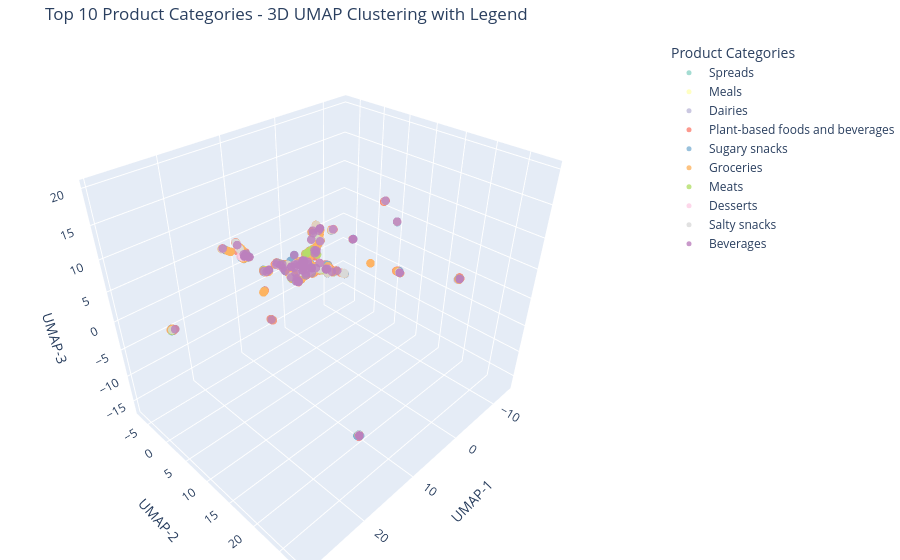

The cell this chart's notebook holds for it:
### Markdown cell above
Visulaizing products from United States in a 3D plane

### Code cell
import umap.umap_ as umap

# Step 1: Drop missing category_level_1
# df_filtered = df_sample.dropna(subset=['category_level_1'])

# Step 2: Get Top 10 frequent categories
top_10_categories = df_filtered['category_level_1'].value_counts().nlargest(10).index

# Step 3: Keep only products belonging to Top 10 categories
df_top10 = df_filtered[df_filtered['category_level_1'].isin(top_10_categories)].reset_index(drop=True)

# Step 4: Get corresponding embeddings
embeddings_top10 = embeddings[:len(df_top10)]

# Step 5: UMAP 3D projection
umap_model = umap.UMAP(n_components=3, random_state=42)
embedding_3d = umap_model.fit_transform(embeddings_top10)

# Step 6: Prepare category labels
df_top10 = df_top10.copy()
df_top10['UMAP-1'] = embedding_3d[:, 0]
df_top10['UMAP-2'] = embedding_3d[:, 1]
df_top10['UMAP-3'] = embedding_3d[:, 2]

# Step 7: Create colors for categories
unique_cats = df_top10['category_level_1'].unique()
colors = px.colors.qualitative.Set3  # Beautiful categorical colors
color_map = {cat: colors[i % len(colors)] for i, cat in enumerate(unique_cats)}

# Step 8: Create traces (one per category)
fig = go.Figure()

for cat in unique_cats:
    cat_data = df_top10[df_top10['category_level_1'] == cat]
    fig.add_trace(go.Scatter3d(
        x=cat_data['UMAP-1'],
        y=cat_data['UMAP-2'],
        z=cat_data['UMAP-3'],
        mode='markers',
        name=cat,  # Legend label
        marker=dict(
            size=5,
            color=color_map[cat],
            opacity=0.8
        ),
        text=cat_data['product_name'],  # Hover shows product name
        hoverinfo='text'
    ))

# Step 9: Update layout
fig.update_layout(
    title="Top 10 Product Categories - 3D UMAP Clustering with Legend",
    scene=dict(
        xaxis_title='UMAP-1',
        yaxis_title='UMAP-2',
        zaxis_title='UMAP-3'
    ),
    legend=dict(
        title="Product Categories",
        x=1.02,  # Move legend outside plot
        y=1
    ),
    margin=dict(l=0, r=0, b=0, t=40)
)

fig.show()
fig.to_image(format="png", width=800, height=600, scale=2)
fig.write_image("3D_UMAP_Clustering.png")

### Figure 1 — Plotly figure (JSON) as saved in the notebook; plotly's stock layout.template omitted (floating-point values rounded to 4 significant figures; data arrays with more than 128 entries replaced by an {"elided": "..."} marker saying what was removed)
{"data": [{"hoverinfo": "text", "marker": {"color": "rgb(141,211,199)", "opacity": 0.8, "size": 5}, "mode": "markers", "name": "Spreads", "text": ["mostly mesquite honey", "Whipped Cream Cheese Spread", "Clover Honey", "Country Crock Calcium Plus Vitamin D, 39% Vegetable Oil Spread", "Country Crock Original 53% Vegetable Oil Spread ", "Country Crock", "Smart Balance, Dairy Free Imitation Butter, Original", "Imitation Butter", "Hershey's Spread Chocolate", "Organic Butter Salted", "Original", "45% Vegetable Oil Spread", "Spray Butter", "Queso fresco & chipotle flavor", "Honey with Comb", "100% Pure Honey", "Creamy Cheddar Cheese Sauce", "Grade AA Butter", "Goat Milk Butter", "Olive Tapenade Spread", "Salted Butter", "Whipped sandwich spread", "Natural Applesauce", "Cultured Butter, unsalted", "Clover Honey", "Organic Hawaiian Honey Ohi'a Lehua Blossom", "Sweat Cream Butter", "Grade AA Unsalted Butter", "Pure Irish Butter", "Reduced Fat Irish Butter", "Pure Honey", "Avocado Honey"], "type": "scatter3d", "x": [2.92, 29.19, 12.44, 3.52, 3.636, 3.436, 12.4, 4.21, 3.017, 7.15, 7.177, 1.552, 7.235, 6.173, 10.83, 5.697, 29.1, 4.5, 2.084, 2.876, 11.86, 10.57, 7.313, 8.407, 2.534, -0.1989, 3.138, 5.141, 8.484, 10.11, 10.45, 3.586], "y": [3.098, 5.022, -7.031, 3.581, 3.615, 3.583, -7.034, 2.033, 3.237, 2.573, 19.37, 7.835, 19.43, 1.182, -4.331, 13.06, 4.963, 1.806, 0.3943, 1.134, 2.605, -4.425, -2.697, 1.064, 0.5057, 3.754, 1.594, 1.542, 0.6043, -3.978, 19.68, 5.811], "z": [4.602, 4.976, 4.54, 7.62, 7.77, 7.677, 4.526, 0.7857, 4.442, 2.415, 19.81, 1.968, 19.87, 3.299, 3.657, 11.58, 5.101, 2.34, 0.1698, 0.7996, 4.822, 3.303, -9.096, 3.853, 0.06451, 7.19, 1.766, 2.573, 3.443, 3.359, -16.38, 2.706]}, {"hoverinfo": "text", "marker": {"color": "rgb(255,255,179)", "opacity": 0.8, "size": 5}, "mode": "markers", "name": "Meals", "text": ["Clam Chowder A Condensed Soup", "Pizza Parlanno", "Mac 'n Cheese", "Smart Ones Pepperoni Pizza Minis", "Pepperoni original", "Chunky veg soup", "Campbell Tomato Soup", "Chicken Noodle Soup", "Cream of mushroom soup", "Vegetable Beef Condensed Soup", "Channa Masala", "Organic Roasted Red Pepper & Tomato Soup", "Salisbury Steak Meal", "Pulled Chicken", "Regina Margherita", "Lobo, Tom Ka Paste"], "type": "scatter3d", "x": [3.368, 4.373, 5.173, 4.542, 3.193, 4.289, 3.616, 1.705, 3.294, 4.504, 4.284, 3.864, 3.119, 8.042, 7.466, 3.732], "y": [28.24, 3.781, 3.455, 7.292, 2.214, 1.722, 1.815, 0.812, 28.23, 1.947, 1.773, 3.742, 2.287, 0.9111, 2.973, 6.125], "z": [11.41, 2.567, 1.385, 3.21, 4.17, 0.6025, 2.062, -0.1383, 11.46, 0.7953, 1.611, 7.555, 4.243, 3.281, 1.844, 2.852]}, {"hoverinfo": "text", "marker": {"color": "rgb(190,186,218)", "opacity": 0.8, "size": 5}, "mode": "markers", "name": "Dairies", "text": ["Vanilla Nonfat Yogurt", "Cream on Top strawberry Organic Yogurt", "Shredded Mild Cheddar Cheese", "Greek Nonfat Yogurt", "2% Reduced Fat Milk", "Vanilla bean yogurt", "Bacon & Horseradish Cheddar Cheese", "Buffalo Wing", "Roasted Garlic Cheddar Cheese", "Horseradish Cheddar", "Fruit on the bottom", "All Natural Plain Yogurt", "Light & Fit Greek Crunch Coconut Chocolate Bliss", "Oikos Traditional Greek Yogurt", "Greek Yogurt Light & Fit Strawberry", "Activia light blueberry", "Goat Milk Cheese", "French Vanilla naturally flavored Yogurt", "Light Garlic & Herb", "Greek non fat yogurt", "Mixed Berry Nonfat Greek Yogurt", "Light Mozzarella, Sun-Dried Tomato & Basil flavor", "TruMoo Chocolate Milk", "Monterey Jack Whole Milk Cheese ", "Natural Aged Swiss Cheese", "Natural Swiss Sliced Cheese", "Natural mild cheddar cheese", "Natural Monterey Jack cheese", "Natural Pepper Jack Cheese", "Organic Lowfat Yogurt Strawberry", "Fat Free Organic French Vanilla Yogurt", "Quattro Formaggio", "Organic Reduced Fat Milk", "Yoplait original strawberry", "Yoplait original mountain blueberry", "Yoplait Light Harvest Peach", "Greek Blended Coconut low fat yogurt", "Chocolate 1% Milk", "Milk", "Reduced 2% fat milk", "Cream on Top Forest Berry Organic Yogurt ", "Low Fat Milk 1% Milkfat Vitamin A & D", "Milk Vitamin D", "Low Fat Milk 1% Milkfat Vitamin A & D", "Fat Free Milk Vitamin A & D", "Chocolate Lowfat Milk", "Lowfat Vanilla Yogurt", "Skim Milk", "Leche", "Whole Milk", "Swiss Cheese", "Mozzarella Cheese Sorrento", "Reduced fat milk", "Milk", "Freshly crumbled goat cheese", "Lowfat yogurt pre-stirred Mixed Berry", "2% Reduced Fat Milk", "New York Extra Sharp Hand Selected Premium Cheddar Cheese", "Vermont Sharp Cheddar Cheese", "Hand Selected Premium Cheddar Cheese", "Greek Honey Yogurt", "Blueberry Lowfat Yogurt", "Strawberry Banana Lowfat Yogurt", "Open Nature", "Plain Goat Milk Yogurt", "Redwood Hill Farm, Goat Milk Yogurt", "Goat Milk Yogurt, Apricot Mango", "Goat Milk Yogurt, Strawberry", "Goat Milk Yogurt", "Redwood Hill Farm, Goat Milk Yogurt, Vanilla", "Basil Cheddar", "Low fat Greek style yogurt", "Authentic Greek Feta", "Goat Milk Yogurt", "Goat Milk Yogurt", "Goat Milk Yogurt, Vanilla", "Apricot Mango Cream Top", "European Style Organic Plain Nonfat Yogurt", "Original Red Raspberry", "Cream cheese", "Kilgus Farmstead Vitamin D Milk", "Homogenized Milk Vitamin D", "Organic Chocolate Reduced Fat Milk", "Organic mini cheese sandwich crackers", "Plain yogurt", "Strawberry Greek yogurt", "Great Value Low Fat Chocolate Milk", "Creamy Havarti", "Fage Total 2% with Cherry", "Half & Half", "Horizon Organic Fat-Free Milk", "Organic Monterey Jack", "Organic Smoked Yellow Cheddar", "Lemon Creamy Australian Style Lowfat", "Maple Creamy Australian Style Lowfat", "Vanilla Creamy Australian Style Lowfat", "Organic Greek Yogurt", "Calico Cheese", "Havarti", "Monterey Jack", "Sliced Monterey Jack", "Goat Milk Yogurt", "Greek Yogurt &quot;Flip&quot; Almond Coco Loco", "Chobani Coconut 2% Greek Yogurt", "Goat Milk Yogurt And Fruit", "Goat Milk Yogurt And Fruit", "Goat Milk Yogurt And Fruit", "Plain Double Whipped Shmear", "Sharp Cheddar", "Greek Yogurt Blueberry on the bottom", "Chobani Greek yogurt, fat free, lemon", "Chobani Greek Yogurt Raspberry", "Chobani Greek Yogurt", "Chobani Greek Yogurt Pomegranate", "Chobani Greek Yogurt Black Cherry", "Chobani Greek Yogurt Strawberry on the bottom", "Siggi's Orange & Ginger 0% Milk-fat Icelandic Style Skyr", "Vanilla Icelandic style Skyr", "Plain Goat Milk Yogurt", "Lactose free Fat free Milk", "Activia Greek Vanilla"], "type": "scatter3d", "x": [4.768, 12.22, 2.587, 28.99, 4.56, 3.27, 5.301, 2.735, 29.02, 4.73, 4.229, 28.98, 5.495, 5.395, 5.702, 29.13, 7.17, 5.719, 5.534, 3.306, 2.347, 6.255, 3.591, 1.556, 3.4, -0.3788, 10.18, 10.14, 10.15, 4.394, 6.66, 6.97, 10.37, -0.1937, -13.69, 2.705, 5.688, 29.18, 5.39, 7.371, 4.117, 29.16, 7.974, 7.987, 3.16, 28.99, 2.814, 3.344, 4.725, 7.197, 1.928, 3.364, 12.21, 8.39, 3.644, 2.29, 2.346, 4.567, 11.92, 8.483, 11.8, 10.06, 10.82, 4.387, 2.627, 10.48, 11.65, 11.64, 11.7, 11.65, 10.69, 7.405, 7.431, 7.392, 7.36, 7.347, 3.213, 5.291, 5.152, 8.607, 5.242, 2.016, 6.838, 7.189, 10.47, 11.54, 3.147, 3.309, 3.474, 3.476, 4.0, 10.07, 1.727, 11.87, 3.271, 2.362, 1.852, 7.483, 5.258, 5.239, 3.592, 3.256, 10.58, 12.48, 11.61, 11.62, 11.54, 5.465, 3.844, 3.232, 8.595, 3.3, 4.002, 4.159, 3.281, 4.299, 12.09, 11.71, 10.4, 7.214, 7.229], "y": [2.905, 2.286, 3.43, 4.917, 7.316, 6.077, 3.396, 3.093, 4.971, 3.342, 5.232, 4.871, 3.484, 3.543, 3.491, 5.076, 2.65, 1.417, 1.452, 28.24, 3.34, 1.145, 4.719, 7.831, 3.564, 16.41, -4.418, -4.397, -4.214, 1.532, 3.574, 3.457, -4.27, 3.755, 5.052, 3.942, 13.09, 5.153, 3.379, -2.748, 5.328, 5.046, 1.281, 1.734, 2.316, 5.062, 3.27, 28.22, 2.815, 3.481, 0.9432, 0.9909, 2.387, 0.7367, 6.254, 0.1917, 0.2289, 2.89, 2.484, 0.9456, 1.544, -4.076, -4.194, 3.8, -0.1541, 19.71, 2.665, 2.553, 2.701, 2.57, -4.489, -2.784, -2.808, -2.77, -2.738, -2.727, 2.321, 3.382, 3.294, 0.8886, 4.769, 0.4866, 3.555, 19.4, 19.77, -3.044, 3.559, 2.886, 2.182, 28.1, 2.379, -4.284, 0.7738, -5.829, 5.679, 2.991, 3.171, 2.704, 1.72, 1.498, 6.211, 6.466, 19.84, -7.008, 2.672, 2.748, 2.749, 1.278, 3.766, 2.949, 0.907, 28.26, 4.99, 5.618, 1.762, 2.311, 2.293, 2.376, -6.258, 19.45, 19.44], "z": [1.206, 4.749, 7.671, 5.043, 3.212, 3.44, 1.531, 4.82, 5.032, 1.722, 3.119, 5.103, 1.405, 1.498, 1.355, 5.153, 2.315, 2.288, 2.408, 11.4, 7.968, 3.312, 8.164, 1.967, 7.398, 5.482, 3.685, 3.664, 3.581, 0.859, 1.13, 1.207, 3.255, 7.21, 3.803, 8.53, 11.61, 5.223, 1.494, -9.041, 2.6, 5.16, 3.463, 2.839, 4.251, 5.113, 4.893, 11.44, 1.227, 1.211, -0.2292, 0.9799, 4.623, 3.562, 3.172, 0.287, 0.3878, 1.412, 4.638, 3.806, 0.7435, 3.503, 4.375, 7.26, -0.09154, -16.39, 4.822, 4.671, 4.891, 4.706, 3.276, -8.991, -9.045, -9.023, -9.055, -9.069, 4.212, 1.323, 1.28, 3.976, 3.188, -0.03624, 1.108, 19.84, -16.46, 4.165, 4.274, 4.021, 3.705, 11.28, 2.994, 3.648, -0.04137, 4.336, 3.463, 5.262, 5.842, 2.092, 2.736, 2.633, 2.908, 2.618, -16.37, 4.564, 4.854, 4.917, 4.886, 2.424, 7.694, 4.308, 3.968, 11.47, 3.426, 2.912, 1.979, 1.517, 4.584, 4.468, 5.079, 19.89, 19.88]}, {"hoverinfo": "text", "marker": {"color": "rgb(251,128,114)", "opacity": 0.8, "size": 5}, "mode": "markers", "name": "Plant-based foods and beverages", "text": {"elided": "809 str values"}, "type": "scatter3d", "x": {"elided": "809 float values"}, "y": {"elided": "809 float values"}, "z": {"elided": "809 float values"}}, {"hoverinfo": "text", "marker": {"color": "rgb(128,177,211)", "opacity": 0.8, "size": 5}, "mode": "markers", "name": "Sugary snacks", "text": {"elided": "379 str values"}, "type": "scatter3d", "x": {"elided": "379 float values"}, "y": {"elided": "379 float values"}, "z": {"elided": "379 float values"}}, {"hoverinfo": "text", "marker": {"color": "rgb(253,180,98)", "opacity": 0.8, "size": 5}, "mode": "markers", "name": "Groceries", "text": {"elided": "431 str values"}, "type": "scatter3d", "x": {"elided": "431 float values"}, "y": {"elided": "431 float values"}, "z": {"elided": "431 float values"}}, {"hoverinfo": "text", "marker": {"color": "rgb(179,222,105)", "opacity": 0.8, "size": 5}, "mode": "markers", "name": "Meats", "text": ["Spicy Boneless Chicken Wyngz", "Primo Taglio Genoa Salame", "Cooked Ham", "Hickory Farms® Our Signature Beef Summer Sausage Natural Hickory Smoke Flavor Added Made with Premium Beef, Semi-Dry", "Barbecue flavored chicken breast", "Turkey breast", "Italian Dry Salami", "Beef Bologna", "Lean Boiled Ham", "Bologna", "Bologna made with Chicken & Pork", "Maple Bacon", "Ball Park Lean Beef Franks", "Chinese Style Dried Sausage with Pork & Chicken", "Dino Buddies Chicken Breast Nuggets", "mandarin orange chicken", "Black Forest Healthy Smoked Ham Water added", "Turkey Bologna", "Maple Turkey Breast", "Turkey Breast Reduced Sodium", "Italian Dry Salame", "Italian Sausage, Mild", "Rosemary Ham", "Natural Pork Boneless Pork Loin Chops", "Honey roasted organic turkey breast", "Organic Chicken Fingers", "Gluten-free Beer Bratwurst", "Lamb Seekh Kebab", "Organic Young Turkey", "Turkey", "Kabanos Sausage with Venison"], "type": "scatter3d", "x": [3.091, 4.073, 4.777, 3.354, 11.83, 11.96, 5.251, 8.449, 11.01, 4.114, 3.622, 5.411, 10.45, 10.14, 8.51, 3.881, 3.398, 3.412, 5.185, 3.56, 10.53, 3.384, 10.45, 7.689, 10.35, 7.808, 3.765, 5.178, 3.079, 29.11, 4.472], "y": [2.425, 4.144, 2.912, 28.23, 1.999, 2.315, 3.338, 0.9713, -3.785, 5.635, 2.126, 3.358, -5.537, -4.41, 0.9795, 1.999, 3.591, 4.266, 4.742, 5.863, -4.479, 1.762, 19.76, 2.951, -4.398, 1.309, 6.116, 4.616, 3.632, 4.999, 3.697], "z": [4.385, 2.323, 1.263, 11.39, 4.558, 4.584, 1.452, 3.816, 4.269, 2.872, 4.06, 1.54, 4.47, 3.744, 3.905, 3.904, 7.343, 2.544, 3.178, 2.72, 3.477, 2.034, -16.46, 1.787, 3.58, 3.476, 2.759, 2.308, 4.145, 4.991, 2.62]}, {"hoverinfo": "text", "marker": {"color": "rgb(252,205,229)", "opacity": 0.8, "size": 5}, "mode": "markers", "name": "Desserts", "text": ["Orange Gelatin Dessert", "Dutch Chocolate Ice Cream", "Snack Pack Pudding Vanilla", "Rich & Creamy Forbidden Chocolate", "Vanilla", "Pistachio", "Chocolate Light Ice Cream", "Wilcoxson's French Vanilla", "Vanilla milk chocolate almond", "Vanilla Pie Non - Fairy Frozen Dessert", "Chocolate Pie Non - Dairy Frozen Dessert", "Goat's Milk Ice Cream, Rumplemint", "Petits Pains, Kouign - Amann Sweet Buttery Pastry, Apple", "Petits Pains, Kouign - Amann, Sweet Buttery Pastry, Chocolate", "Dairy-Free Frozen Dessert, Cardamon Pistachio"], "type": "scatter3d", "x": [1.655, 5.306, 6.796, 3.545, 11.19, -0.163, 11.23, 3.539, 5.445, 10.43, 10.21, 3.229, 4.453, 4.537, 10.56], "y": [0.7487, 4.071, 1.981, 6.364, -4.316, 3.737, -3.809, 4.655, 1.632, -5.631, -4.161, 1.609, 3.023, 2.218, -4.807], "z": [-0.1182, 2.352, 2.963, 3.076, 3.921, 7.176, 3.983, 3.351, 2.27, 4.515, 3.471, 1.816, 1.45, 2.218, 3.738]}, {"hoverinfo": "text", "marker": {"color": "rgb(217,217,217)", "opacity": 0.8, "size": 5}, "mode": "markers", "name": "Salty snacks", "text": ["Tims extra thick and crunchy jalapeno potato chips", "Original Kettle Style Potato Chips", "Goldfish Colors", "Goldfish Flavor Blasted Xtra Cheddar", "Goldfish", "Original Sweet Potato Chips", "Original Style Saltines Crackers", "Cheez-It", "Fritos", "tiny twists", "Simply Natural Blue Corn Tortilla Chips", "Kettle Cooked Sea Salt & Cracked Pepper", "Doritos Cool Ranch", "Lay's Classic", "Wavy original", "Veggie Harvest - Tomato, Basil & Cheese", "Keebler Toasteds Harvest Wheat", "Pita Mediterranean Herb", "Jimmy Chips - BBQ Flavored ", "Cracker Assortment", "Original Entertainment Crackers", "Almond Nut-Thins: Cheddar Cheese", "Original Topped with Sea Salt Premium Saltine Crackers", "Triscuit Original Crackers", "Roasted Garlic Crackers", "Triscuit garden herb crackers", "Ritz Crackers Original", "Ritz Crackers", "Fresh Stacks Original", "Cheese Nips Angry Birds", "stoned wheat thins", "Table Water Crackers Original", "Whole Wheat Crackers", "Table Water Crackers Cracked Pepper", "Pretzel Nuggets Peanut Butter Filled", "Thins", "Pretzels", "Snyder's of Hanover Mini Pretzels", "Mini Pretzels", "Mini pretzels", "Certified Organic Tortilla Chips", "Sea Salt", "Kettle Brand Jalapeno Potato Chips", "whisps", "Oyster Crackers", "HK Anderson Valencia Peanut Butter Filled Pretzel Nuggets", "Organic Golden Round Crackers", "Baked Potato Crisps Salted", "Splits - multigrain ", "Traditional Water Crackers", "Toasted Sesame Water Crackers", "Cracked Pepper Water Crackers", "Coconut Yogurt Pretzels ", "Kettle style avocado oil potato chips sea salt", "Sea Salt & Cracked Black Pepper Rice Thin Crackers", "Crispy Wheat Crackers", "Quite Cheeze Kale Krunch", "Rosemary & Olive Oil", "Goldfish Backed Snack Crackers Cheddar", "Original Water Crackers", "Roulette", "Original Salted", "Lay's India's Magic Masala"], "type": "scatter3d", "x": [7.235, 10.51, 4.427, 4.475, 4.482, 2.623, 12.45, 1.884, 2.83, 2.705, 4.425, 4.171, 4.094, 4.448, 4.587, 4.45, 29.07, 7.157, 10.47, 3.778, 3.786, 4.419, 4.407, 0.09037, 10.42, 3.357, 12.07, 4.533, 1.532, 4.17, -0.2647, 4.677, 4.341, 5.892, 2.631, 2.082, 4.423, -13.69, 5.736, 10.44, 1.722, 8.536, 2.965, 4.912, 1.978, 2.857, 4.325, 5.243, 8.249, 3.601, 10.39, 7.636, 7.046, 10.52, 5.421, 1.889, 10.43, 3.09, 5.393, 10.36, 1.475, 2.979, 4.47], "y": [19.42, 19.76, 1.86, 1.662, 1.706, 0.5005, -7.038, 0.6302, 1.042, 0.4424, 2.637, 5.488, 1.889, 2.202, 2.687, 2.154, 5.022, 3.469, 19.71, 1.447, 6.549, 3.824, 3.817, 3.67, -6.289, 3.579, 2.323, 7.304, 7.82, 5.072, 16.48, 3.839, 1.622, 2.445, 0.3134, 0.3746, 3.791, 5.045, 13.14, -5.364, 7.676, 0.6452, 1.061, 2.041, 0.53, 0.6077, 3.967, 4.789, 0.7443, 1.392, -6.216, 2.779, 1.535, 19.79, 1.612, 3.15, 19.71, 3.545, 1.271, -6.287, 7.731, 1.204, 2.682], "z": [19.87, -16.44, 1.276, 0.9229, 1.029, 0.9279, 4.535, -0.07649, 1.005, 0.8652, 2.61, 2.889, 2.275, 1.61, 1.347, 1.574, 5.09, 1.218, -16.4, 2.284, 3.249, 7.229, 7.24, 7.054, 5.102, 7.409, 4.588, 3.23, 1.945, 2.83, 5.361, 2.389, 0.7303, 2.817, 0.2276, 0.1741, 2.14, 3.81, 11.66, 4.351, 2.055, 3.556, 0.7126, 2.103, -0.2587, 0.3027, 2.28, 3.17, 3.345, 2.265, 5.053, 1.965, 3.165, -16.41, 2.253, 5.8, -16.49, 9.056, 2.473, 5.043, 2.032, 0.8715, 2.597]}, {"hoverinfo": "text", "marker": {"color": "rgb(188,128,189)", "opacity": 0.8, "size": 5}, "mode": "markers", "name": "Beverages", "text": ["Brisk Iced Tea Lemon", "Iced Coffee", "Brisk Iced Tea Mango", "Amp Energy Cherry Blast", "Sierra Mist", "Sparkling mountain spring water", "Canada Dry", "Low Fat Chocolate Milk", "Heinen's Organic Unsweetened With Lemon  Iced Tea ", "Chocolate Lowfat Milk", "2% Chocolate Reduced Fat Milk", "refreshe cola", "Lime Seltzer", "Nesquik Drink Powder - Chocolate", "QT Bruschetta Mix", "Chocolate Lowfat Milk", "Natural Spring Water", "S.Pellegrino", "Lemonade", "Chocolate Milk", "Lemonade", "Natural Spring Water", "Coca-Cola Zero", "Coca-Cola", "Sprite", "Coca-Cola Life", "Lemonade", "Orangina", "Chocolate Low Fat Milk", "Low Fat Chocolate Milk", "Sparkling Mountain Spring Water", "Mendota Sparkling", "Apple Cider", "Coco Rico", "Perrier Sparkling Natural Mineral Water", "Diet Snapple Peach Tea", "Chocolate Low Fat Milk", "Dr Pepper", "Dr Pepper Diet", "Sun Drop", "Low Calorie Drink Mix, Blueberry Berry Splash", "Distilled Water", "Drinking Water", "Spring Water", "Natural Lemonade", "Guava Syrup ", "Chocolate Lowfat Milk", "Lemonade", "All Natural Ayran Yogurt Drink", "Ginger Beer", "Mtn Dew", "Diet Pepsi", "Pepsi", "Iced tea lemon flavor", "King of beers", "Bud Light", "Budweiser", "Simply Lemonade", "Genuine Chocolate Flavor Syrup", "Genuine Chocolate Flavor Syrup", "Strawberry Syrup", "Coca-Cola", "Diet Coke", "Sprite", "Coca-Cola", "Diet Coke", "Vanilla Cream Soda", "Pomegranate Blue", "Coca-Cola", "Coors Light", "Perrier", "Ovaltine Rich Chocolate Mix", "100% Natural Coconut Water", "Diet Dr Pepper", "vitamin water tropical citrus", "SmartWater", "Corona Light", "Awaken Wheat Grass", "Refreshe Tonic Water", "Sparkling Blackberry", "Sparkling Clementine", "Corona Light", "lemon lemongrass", "Simply Lemonade", "Lemonade", "Iced tea & lemonade", "Dr. Zevia Zero Calorie Soda", "Top of the Rock Spring Water", "Vintage Lemonade", "1% Chocolate Lowfat Milk", "Diet Coke", "Cherry Vanilla Creme"], "type": "scatter3d", "x": [10.9, 4.134, 4.483, 2.97, 10.5, 4.353, 3.727, 4.69, 3.671, 3.865, 5.381, 4.742, 5.576, 2.882, 7.213, 4.352, 5.726, 7.366, 6.401, 6.806, 2.726, 2.479, 10.47, 10.05, 8.045, 6.827, 2.353, 3.538, 5.702, -0.3226, 5.649, 12.25, 3.341, 3.334, 9.904, -0.3204, 6.878, 3.01, 2.624, 3.547, 10.08, 10.46, 10.43, 10.39, -13.71, -0.1944, 2.694, 11.66, 8.096, 3.379, 5.806, 6.684, 4.535, 6.847, 7.918, 5.484, 3.017, 7.656, 10.02, 28.58, 4.538, 7.268, 10.57, 3.472, 3.919, 6.925, 2.621, 10.49, 1.509, 4.395, 8.612, 5.284, 8.513, 7.036, 7.917, 3.555, 12.36, 3.953, 10.43, 1.944, 11.62, 3.455, 3.633, 5.513, 6.797, 5.317, 4.268, 11.77, 4.054, 10.46, 5.407, 3.108], "y": [-3.845, 1.809, 3.857, 2.958, 19.79, 1.853, 1.097, 2.083, 1.138, 3.58, 1.722, 2.855, 2.623, 3.264, 3.457, 3.803, 13.13, -2.752, 2.17, 1.996, 3.911, 3.41, -5.904, -4.417, 1.543, 2.014, 7.083, 5.936, 13.11, 16.55, 13.12, 2.339, 28.26, 1.002, -3.831, 16.53, 3.489, 6.661, -0.1543, 1.331, -3.944, -4.363, -4.351, -4.372, 5.032, 3.732, 3.876, 2.709, 1.117, 28.28, 2.636, 2.806, 3.121, 3.141, 1.301, 2.845, 3.428, 2.88, -4.024, 4.82, 3.909, 19.47, 19.83, 5.905, 4.233, 3.537, 1.143, 19.78, 0.7842, 6.893, 0.8856, 4.728, 0.6023, 3.581, 1.904, 4.679, -7.009, 3.742, 19.75, 3.121, 2.716, 1.033, 6.364, 1.272, 3.571, 3.475, 2.254, 2.333, 1.427, -4.051, 1.145, 3.158], "z": [4.343, 2.397, 2.611, 4.558, -16.45, 2.246, 2.23, 1.365, 2.292, 8.466, 2.703, 1.236, 2.952, 4.622, 1.233, 7.269, 11.65, -9.049, 2.684, 2.968, 8.509, 7.841, 4.877, 3.842, 3.083, 2.957, 2.541, 2.808, 11.62, 5.258, 11.64, 4.791, 11.42, 0.9583, 3.446, 5.283, 1.144, 2.461, -0.09288, 2.293, 3.455, 3.538, 3.55, 3.581, 3.824, 7.154, 8.449, 4.858, 3.411, 11.39, 3.013, 2.074, 3.332, 1.436, 3.56, 2.754, 4.452, 1.869, 3.47, 4.836, 2.582, 19.92, -16.5, 2.841, 2.428, 1.115, 1.184, -16.46, -0.226, 3.567, 3.977, 2.343, 3.473, 1.104, 2.65, 3.339, 4.606, 8.143, -16.53, 5.745, 4.876, 1.003, 3.158, 2.433, 1.112, 1.409, 1.485, 4.449, 0.7726, 3.904, 3.984, 4.163]}], "layout": {"legend": {"title": {"text": "Product Categories"}, "x": 1.02, "y": 1}, "margin": {"b": 0, "l": 0, "r": 0, "t": 40}, "scene": {"xaxis": {"title": {"text": "UMAP-1"}}, "yaxis": {"title": {"text": "UMAP-2"}}, "zaxis": {"title": {"text": "UMAP-3"}}}, "title": {"text": "Top 10 Product Categories - 3D UMAP Clustering with Legend"}}}
